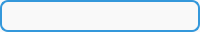
<?xml version="1.0" encoding="UTF-8"?>
<ui version="4.0">
 <class>ComboBox</class>
 <widget class="QComboBox" name="dropdownmanagers">
  <property name="geometry">
   <rect>
    <x>0</x>
    <y>0</y>
    <width>200</width>
    <height>32</height>
   </rect>
  </property>
  <property name="styleSheet">
   <string notr="true">QComboBox {
    background-color: #f9f9f9;
    border: 2px solid #3498db;
    border-radius: 8px;
    padding: 6px 10px;
    font-size: 14px;
    color: #2c3e50;
}

QComboBox:hover {
    border: 2px solid #2980b9;
}

QComboBox::drop-down {
    border: none;
    width: 20px;
}

QComboBox::down-arrow {
    image: url(:/images/dropdown-arrow.png);
    width: 12px;
    height: 12px;
}

QComboBox QAbstractItemView {
    border: 2px solid #3498db;
    border-radius: 6px;
    background-color: white;
    selection-background-color: #3498db;
    selection-color: white;
}</string>
  </property>
 </widget>
</ui>
